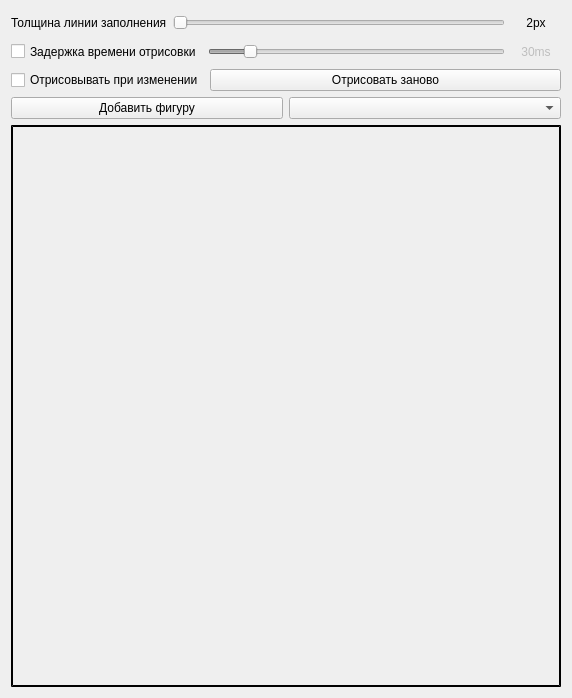
<?xml version="1.0" encoding="UTF-8"?>
<ui version="4.0">
 <class>Form</class>
 <widget class="QWidget" name="Form">
  <property name="geometry">
   <rect>
    <x>0</x>
    <y>0</y>
    <width>570</width>
    <height>698</height>
   </rect>
  </property>
  <property name="windowTitle">
   <string>Form</string>
  </property>
  <layout class="QVBoxLayout" name="verticalLayout">
   <item>
    <layout class="QHBoxLayout" name="horizontalLayout_3">
     <item>
      <widget class="QLabel" name="label">
       <property name="maximumSize">
        <size>
         <width>16777215</width>
         <height>23</height>
        </size>
       </property>
       <property name="text">
        <string>Толщина линии заполнения</string>
       </property>
      </widget>
     </item>
     <item>
      <widget class="QSlider" name="_hsLineWidth">
       <property name="minimumSize">
        <size>
         <width>0</width>
         <height>23</height>
        </size>
       </property>
       <property name="maximumSize">
        <size>
         <width>16777215</width>
         <height>23</height>
        </size>
       </property>
       <property name="minimum">
        <number>2</number>
       </property>
       <property name="maximum">
        <number>10</number>
       </property>
       <property name="orientation">
        <enum>Qt::Horizontal</enum>
       </property>
      </widget>
     </item>
     <item>
      <widget class="QLabel" name="_lLineWidth">
       <property name="minimumSize">
        <size>
         <width>50</width>
         <height>0</height>
        </size>
       </property>
       <property name="maximumSize">
        <size>
         <width>16777215</width>
         <height>23</height>
        </size>
       </property>
       <property name="text">
        <string>2px</string>
       </property>
       <property name="alignment">
        <set>Qt::AlignCenter</set>
       </property>
      </widget>
     </item>
    </layout>
   </item>
   <item>
    <layout class="QHBoxLayout" name="horizontalLayout_2">
     <item>
      <widget class="QCheckBox" name="_cbUseDelay">
       <property name="maximumSize">
        <size>
         <width>16777215</width>
         <height>23</height>
        </size>
       </property>
       <property name="text">
        <string>Задержка времени отрисовки</string>
       </property>
      </widget>
     </item>
     <item>
      <widget class="QSlider" name="_hsDelay">
       <property name="enabled">
        <bool>false</bool>
       </property>
       <property name="minimumSize">
        <size>
         <width>0</width>
         <height>23</height>
        </size>
       </property>
       <property name="maximumSize">
        <size>
         <width>16777215</width>
         <height>23</height>
        </size>
       </property>
       <property name="minimum">
        <number>20</number>
       </property>
       <property name="maximum">
        <number>100</number>
       </property>
       <property name="value">
        <number>30</number>
       </property>
       <property name="orientation">
        <enum>Qt::Horizontal</enum>
       </property>
       <property name="tickPosition">
        <enum>QSlider::NoTicks</enum>
       </property>
       <property name="tickInterval">
        <number>0</number>
       </property>
      </widget>
     </item>
     <item>
      <widget class="QLabel" name="_lDelayValue">
       <property name="enabled">
        <bool>false</bool>
       </property>
       <property name="minimumSize">
        <size>
         <width>50</width>
         <height>0</height>
        </size>
       </property>
       <property name="maximumSize">
        <size>
         <width>16777215</width>
         <height>23</height>
        </size>
       </property>
       <property name="text">
        <string>30ms</string>
       </property>
       <property name="alignment">
        <set>Qt::AlignCenter</set>
       </property>
      </widget>
     </item>
    </layout>
   </item>
   <item>
    <layout class="QHBoxLayout" name="horizontalLayout_5" stretch="0,1">
     <item>
      <widget class="QCheckBox" name="_cbUseRepaintOnUpdate">
       <property name="text">
        <string>Отрисовывать при изменении</string>
       </property>
      </widget>
     </item>
     <item>
      <widget class="QPushButton" name="_pbRepaint">
       <property name="text">
        <string>Отрисовать заново</string>
       </property>
      </widget>
     </item>
    </layout>
   </item>
   <item>
    <layout class="QHBoxLayout" name="horizontalLayout">
     <item>
      <widget class="QPushButton" name="_pbAddFigure">
       <property name="text">
        <string>Добавить фигуру</string>
       </property>
      </widget>
     </item>
     <item>
      <widget class="QComboBox" name="_cbFigure"/>
     </item>
    </layout>
   </item>
   <item>
    <layout class="QHBoxLayout" name="horizontalLayout_4">
     <item>
      <widget class="QWidget" name="moc_drawArea" native="true">
       <property name="minimumSize">
        <size>
         <width>550</width>
         <height>550</height>
        </size>
       </property>
       <property name="styleSheet">
        <string notr="true">border: 2px double black;</string>
       </property>
      </widget>
     </item>
    </layout>
   </item>
  </layout>
 </widget>
 <resources/>
 <connections/>
</ui>
